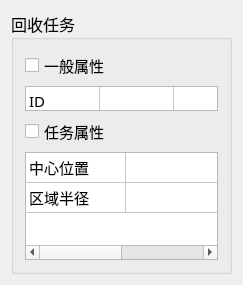
<?xml version="1.0" encoding="UTF-8"?>
<ui version="4.0">
 <class>RecoveryTaskEditorClass</class>
 <widget class="ITaskEditor" name="RecoveryTaskEditorClass">
  <property name="geometry">
   <rect>
    <x>0</x>
    <y>0</y>
    <width>243</width>
    <height>285</height>
   </rect>
  </property>
  <property name="windowTitle">
   <string>RecoveryTaskEditor</string>
  </property>
  <layout class="QVBoxLayout" name="verticalLayout_4">
   <item>
    <widget class="QGroupBox" name="groupBox">
     <property name="font">
      <font>
       <family>黑体</family>
       <pointsize>12</pointsize>
       <weight>50</weight>
       <bold>false</bold>
      </font>
     </property>
     <property name="title">
      <string>回收任务</string>
     </property>
     <layout class="QVBoxLayout" name="verticalLayout_3" stretch="1,3">
      <item>
       <layout class="QVBoxLayout" name="verticalLayout">
        <item>
         <widget class="QCheckBox" name="checkBox">
          <property name="font">
           <font>
            <family>黑体</family>
            <pointsize>11</pointsize>
            <weight>50</weight>
            <bold>false</bold>
           </font>
          </property>
          <property name="text">
           <string>一般属性</string>
          </property>
         </widget>
        </item>
        <item>
         <widget class="QTableWidget" name="tb_patroDetectlId">
          <property name="maximumSize">
           <size>
            <width>16777215</width>
            <height>25</height>
           </size>
          </property>
          <property name="font">
           <font>
            <family>黑体</family>
            <pointsize>11</pointsize>
            <weight>50</weight>
            <bold>false</bold>
           </font>
          </property>
          <attribute name="horizontalHeaderVisible">
           <bool>false</bool>
          </attribute>
          <attribute name="horizontalHeaderDefaultSectionSize">
           <number>74</number>
          </attribute>
          <attribute name="horizontalHeaderHighlightSections">
           <bool>true</bool>
          </attribute>
          <attribute name="horizontalHeaderShowSortIndicator" stdset="0">
           <bool>false</bool>
          </attribute>
          <attribute name="verticalHeaderVisible">
           <bool>false</bool>
          </attribute>
          <row>
           <property name="text">
            <string>新建行</string>
           </property>
          </row>
          <column>
           <property name="text">
            <string>新建列</string>
           </property>
          </column>
          <column>
           <property name="text">
            <string>新建列</string>
           </property>
          </column>
          <item row="0" column="0">
           <property name="text">
            <string>ID</string>
           </property>
          </item>
          <item row="0" column="1">
           <property name="text">
            <string/>
           </property>
          </item>
         </widget>
        </item>
       </layout>
      </item>
      <item>
       <layout class="QVBoxLayout" name="verticalLayout_2">
        <item>
         <widget class="QCheckBox" name="checkBox_2">
          <property name="font">
           <font>
            <family>黑体</family>
            <pointsize>11</pointsize>
            <weight>50</weight>
            <bold>false</bold>
           </font>
          </property>
          <property name="text">
           <string>任务属性</string>
          </property>
         </widget>
        </item>
        <item>
         <widget class="QTableWidget" name="tableWidget">
          <property name="font">
           <font>
            <family>黑体</family>
            <pointsize>11</pointsize>
            <weight>50</weight>
            <bold>false</bold>
           </font>
          </property>
          <attribute name="horizontalHeaderVisible">
           <bool>false</bool>
          </attribute>
          <attribute name="verticalHeaderVisible">
           <bool>false</bool>
          </attribute>
          <row>
           <property name="text">
            <string>新建行</string>
           </property>
          </row>
          <row>
           <property name="text">
            <string>新建行</string>
           </property>
          </row>
          <column>
           <property name="text">
            <string>新建列</string>
           </property>
          </column>
          <column>
           <property name="text">
            <string>新建列</string>
           </property>
          </column>
          <item row="0" column="0">
           <property name="text">
            <string>中心位置</string>
           </property>
          </item>
          <item row="1" column="0">
           <property name="text">
            <string>区域半径</string>
           </property>
          </item>
         </widget>
        </item>
       </layout>
      </item>
     </layout>
    </widget>
   </item>
  </layout>
 </widget>
 <layoutdefault spacing="6" margin="11"/>
 <customwidgets>
  <customwidget>
   <class>ITaskEditor</class>
   <extends>QWidget</extends>
   <header>itaskeditor.h</header>
   <container>1</container>
  </customwidget>
 </customwidgets>
 <resources/>
 <connections/>
</ui>
